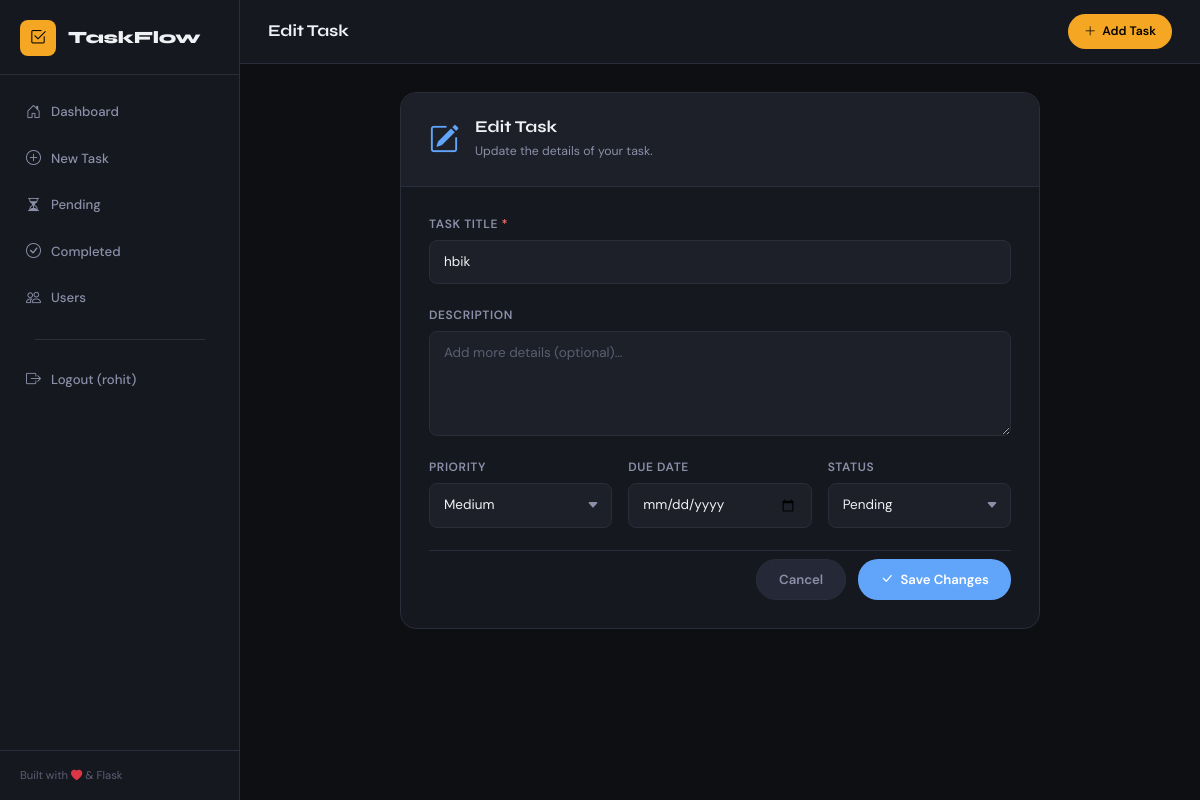
Page /update/4 (signed in) on the committed database.
### app.py (models this page shows, shortened)
class User(UserMixin, db.Model):
    __tablename__ = 'users'
    id = db.Column(db.Integer, primary_key=True)
    username = db.Column(db.String(150), unique=True, nullable=False)
    password_hash = db.Column(db.String(256), nullable=False)
    tasks = db.relationship('Task', backref='owner', lazy=True, cascade='all, delete-orphan')

class Task(db.Model):
    __tablename__ = 'tasks'
    id          = db.Column(db.Integer, primary_key=True)
    title       = db.Column(db.String(200), nullable=False)
    description = db.Column(db.Text, nullable=True)
    status      = db.Column(db.String(20), default='Pending')        # Pending / Completed
    priority    = db.Column(db.String(10), default='Medium')         # Low / Medium / High
    due_date    = db.Column(db.Date, nullable=True)
    created_at  = db.Column(db.DateTime, default=datetime.utcnow)
    user_id     = db.Column(db.Integer, db.ForeignKey('users.id'), nullable=False)
    def due_date_str(self):
        return self.due_date.strftime('%Y-%m-%d') if self.due_date else ''

### app.py (the view, shortened to what this page needs)
@app.route('/update/<int:task_id>', methods=['GET', 'POST'])
@login_required
def update_task(task_id):
    task = Task.query.filter_by(id=task_id, user_id=current_user.id).first_or_404()
    return render_template('update_task.html', task=task)

### app.py (called while the page is built)
@login_manager.user_loader
def load_user(user_id):
    return User.query.get(int(user_id))

### templates/update_task.html (shortened to what this page needs)
{% extends "base.html" %}
{% block page_title %}Edit Task{% endblock %}
{% block content %}
<div class="form-page">
  <div class="form-card">
    <div class="form-card-header">
      <i class="bi bi-pencil-square form-icon form-icon-edit"></i>
      <div>
        <h2 class="form-heading">Edit Task</h2>
        <p class="form-sub">Update the details of your task.</p>
      </div>
    </div>
    <form method="POST" action="{{ url_for('update_task', task_id=task.id) }}" class="task-form" novalidate>
      <div class="field-group">
        <label for="title" class="field-label">Task Title <span class="required">*</span></label>
        <input
          type="text"
          id="title"
          name="title"
          class="field-input"
          placeholder="What needs to be done?"
          value="{{ task.title }}"
          maxlength="200"
          required
          autofocus
        />
      </div>
      <div class="field-group">
        <label for="description" class="field-label">Description</label>
        <textarea
          id="description"
          name="description"
          class="field-input field-textarea"
          placeholder="Add more details (optional)…"
          rows="4"
        >{{ task.description or '' }}</textarea>
      </div>
      <div class="field-row">
        <div class="field-group">
          <label for="priority" class="field-label">Priority</label>
          <select id="priority" name="priority" class="field-input field-select">
            {% for p in ['Low', 'Medium', 'High'] %}
              <option value="{{ p }}" {% if task.priority == p %}selected{% endif %}>{{ p }}</option>
            {% endfor %}
          </select>
        </div>
        <div class="field-group">
          <label for="due_date" class="field-label">Due Date</label>
          <input
            type="date"
            id="due_date"
            name="due_date"
            class="field-input"
            value="{{ task.due_date_str() }}"
          />
        </div>
        <div class="field-group">
          <label for="status" class="field-label">Status</label>
          <select id="status" name="status" class="field-input field-select">
            <option value="Pending"   {% if task.status == 'Pending'   %}selected{% endif %}>Pending</option>
          </select>
        </div>
      </div>
      <div class="form-actions">
        <a href="{{ url_for('index') }}" class="btn-secondary-main">Cancel</a>
        <button type="submit" class="btn-primary-main btn-edit-submit">
          <i class="bi bi-check-lg"></i> Save Changes
        </button>
      </div>
    </form>
  </div>
</div>
{% endblock %}

### templates/base.html (shortened to what this page needs)
<!DOCTYPE html>
<html lang="en">
<head>
  <link href="https://cdn.jsdelivr.net/npm/bootstrap@5.3.2/dist/css/bootstrap.min.css" rel="stylesheet" />
  <link href="https://cdn.jsdelivr.net/npm/bootstrap-icons@1.11.3/font/bootstrap-icons.min.css" rel="stylesheet" />
  <link rel="stylesheet" href="{{ url_for('static', filename='css/styles.css') }}" />
</head>
<body>
  <aside class="sidebar">
    <div class="sidebar-brand">
      <span class="brand-icon"><i class="bi bi-check2-square"></i></span>
      <span class="brand-name">TaskFlow</span>
    </div>
    <nav class="sidebar-nav">
      {% if current_user.is_authenticated %}
      <a href="{{ url_for('index') }}" class="nav-item {% if request.endpoint == 'index' %}active{% endif %}">
        <i class="bi bi-house-door"></i> Dashboard
      </a>
      <a href="{{ url_for('add_task') }}" class="nav-item {% if request.endpoint == 'add_task' %}active{% endif %}">
        <i class="bi bi-plus-circle"></i> New Task
      </a>
      <a href="{{ url_for('index', status='Pending') }}" class="nav-item">
        <i class="bi bi-hourglass-split"></i> Pending
      </a>
      <a href="{{ url_for('index', status='Completed') }}" class="nav-item">
        <i class="bi bi-check-circle"></i> Completed
      </a>
      <a href="{{ url_for('users_database') }}" class="nav-item {% if request.endpoint == 'users_database' %}active{% endif %}">
        <i class="bi bi-people"></i> Users
      </a>
      <hr style="margin: 1rem 1.5rem; opacity: 0.1;">
      <a href="{{ url_for('logout') }}" class="nav-item">
        <i class="bi bi-box-arrow-right"></i> Logout ({{ current_user.username }})
      </a>
      {% endif %}
    </nav>
    <div class="sidebar-footer">
      <span>Built with <i class="bi bi-heart-fill text-danger"></i> & Flask</span>
    </div>
  </aside>
  <main class="main-content">
    <header class="topbar">
      <div class="topbar-title">{% block page_title %}Dashboard{% endblock %}</div>
      <a href="{{ url_for('add_task') }}" class="btn-add-top">
        <i class="bi bi-plus-lg"></i> Add Task
      </a>
    </header>
    <div class="page-body">
      {% block content %}{% endblock %}
    </div>
  </main>
</body>
</html>

### rows in the picture
User: username "rohit"
Task: title "hbik", priority "Medium", status "Pending"
